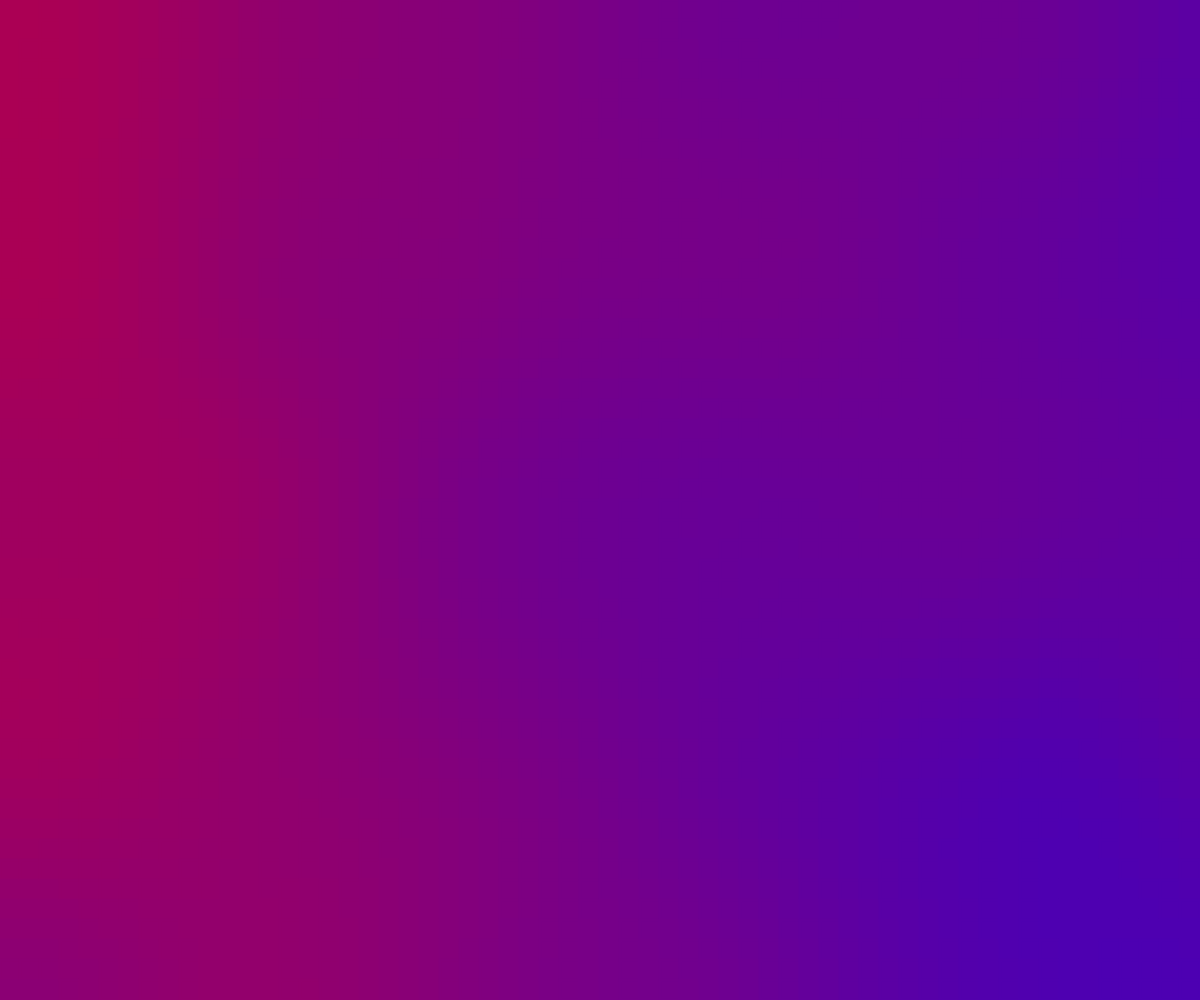
Frame 1 (no input)
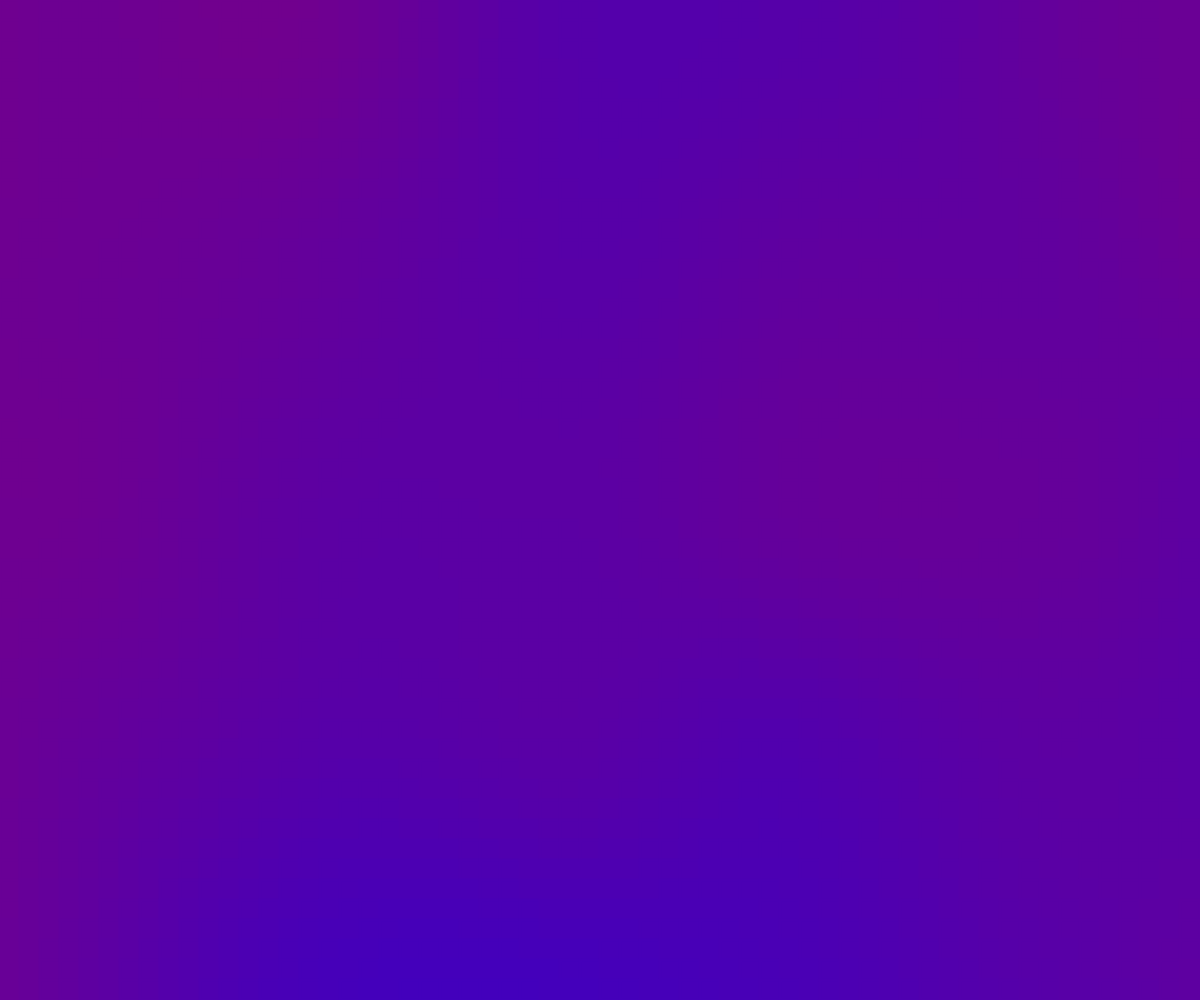
Frame 60 (no input)
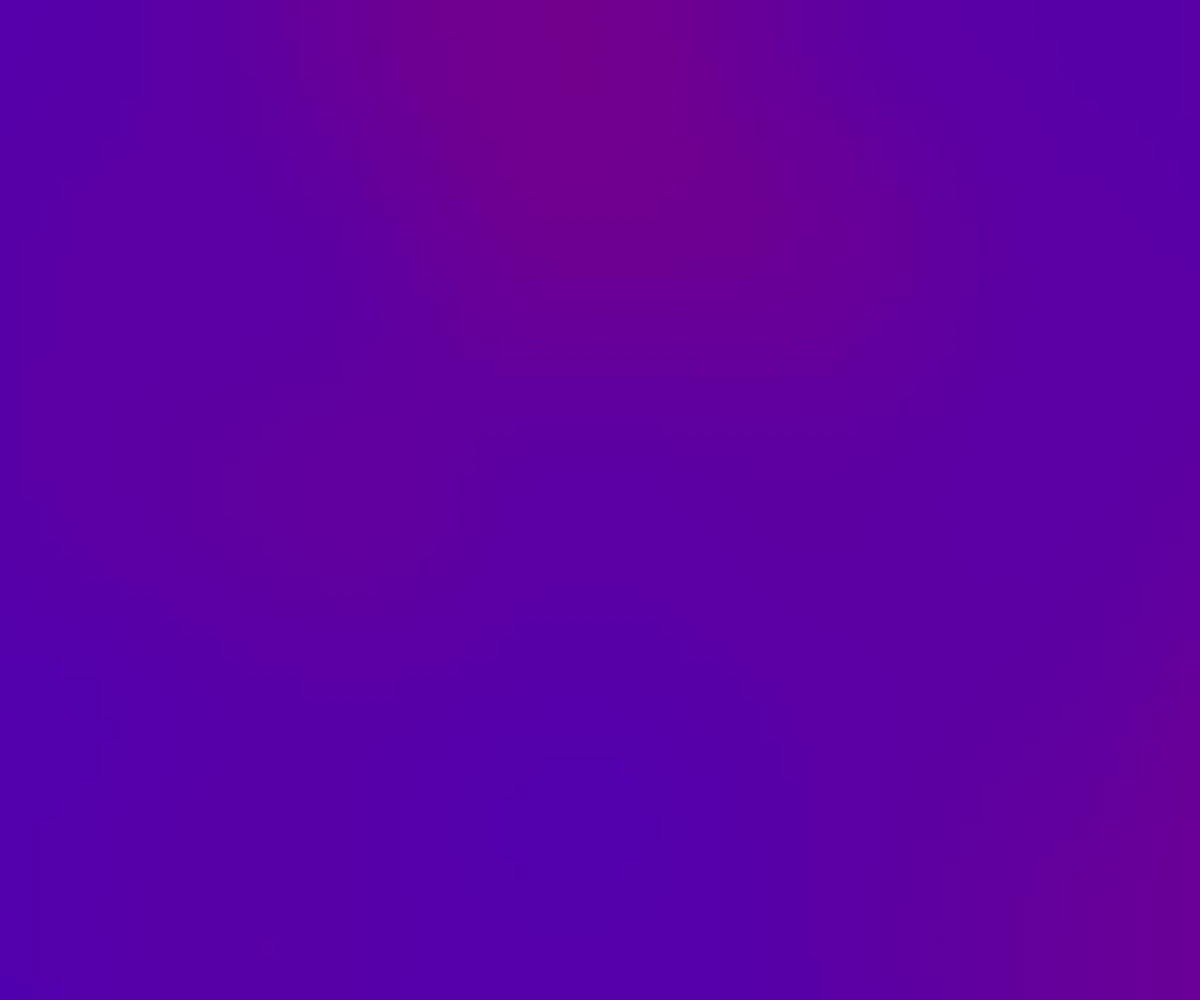
Frame 120 (the mouse pressed at the canvas centre since frame 60)

The p5.js sketch that drew these frames (run headless with seeded random() and noise() and a simulated clock; from frame 60 on, the mouse is pressed at the canvas centre):

// p5.js sketch
// ── sketch.js
let lilStep= 0.01;
let nchange = 0.0001;
let pstart= 0;

function setup() {
    createCanvas(windowWidth, windowHeight);
    background(0);
    strokeWeight(3);
    
}

function draw() {
    background(0);
    let nx = pstart;
    let nz = frameCount/700;
    for(let x = 0; x <width;x+=20){
        let ny = 0;
        for(let y = 0; y <height;y+=20){
            let v = noise(nx, ny,nz);
            let R = map(v,0,1,0,255);
            let B = map(v,0,1,255,0);
            fill(R,0,B);
            stroke(R,0,B);
            ny += lilStep;
            square(x, y, 20);
        }
        nx += lilStep;
        pstart+=nchange;
    }
}
